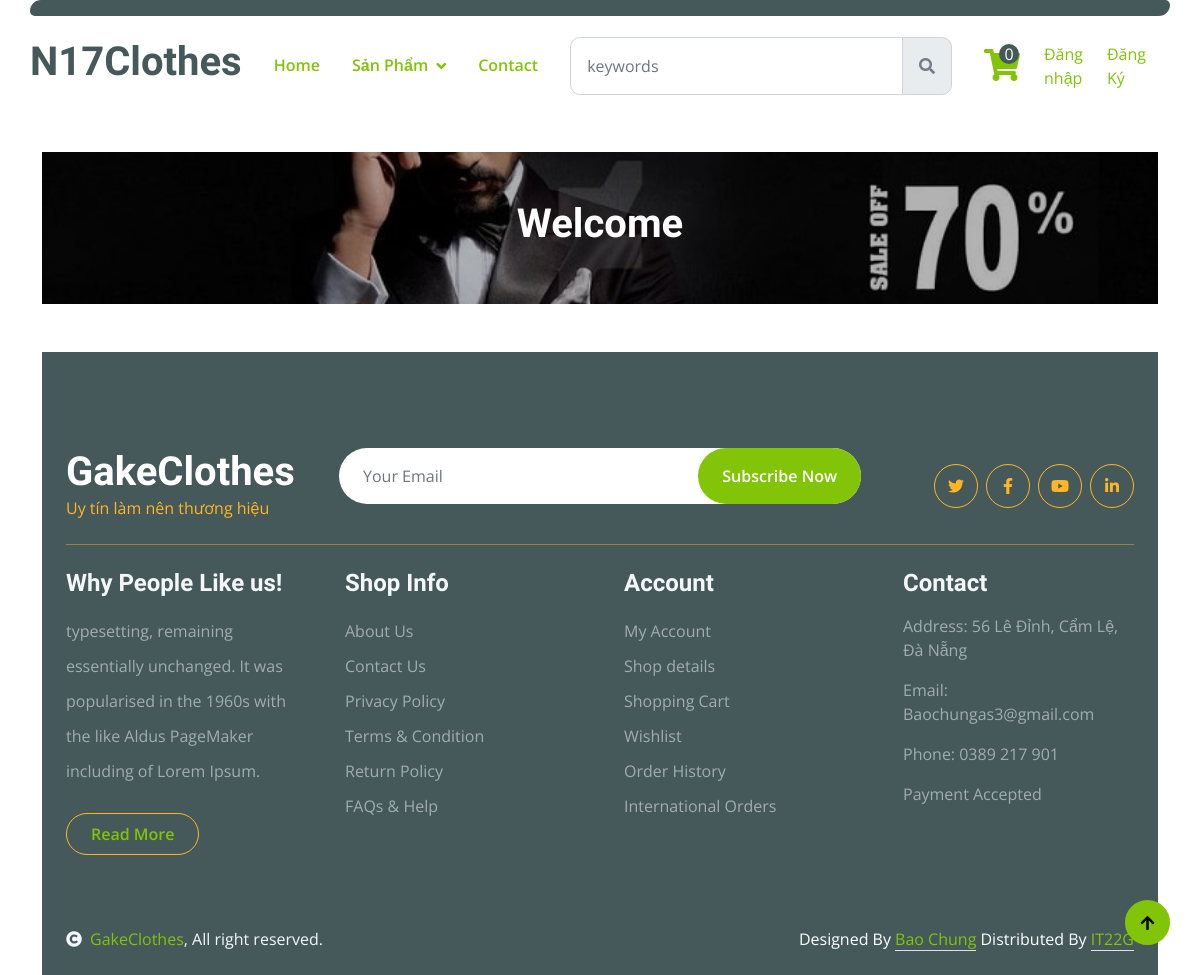
The app's page /details/?id=12, older data.
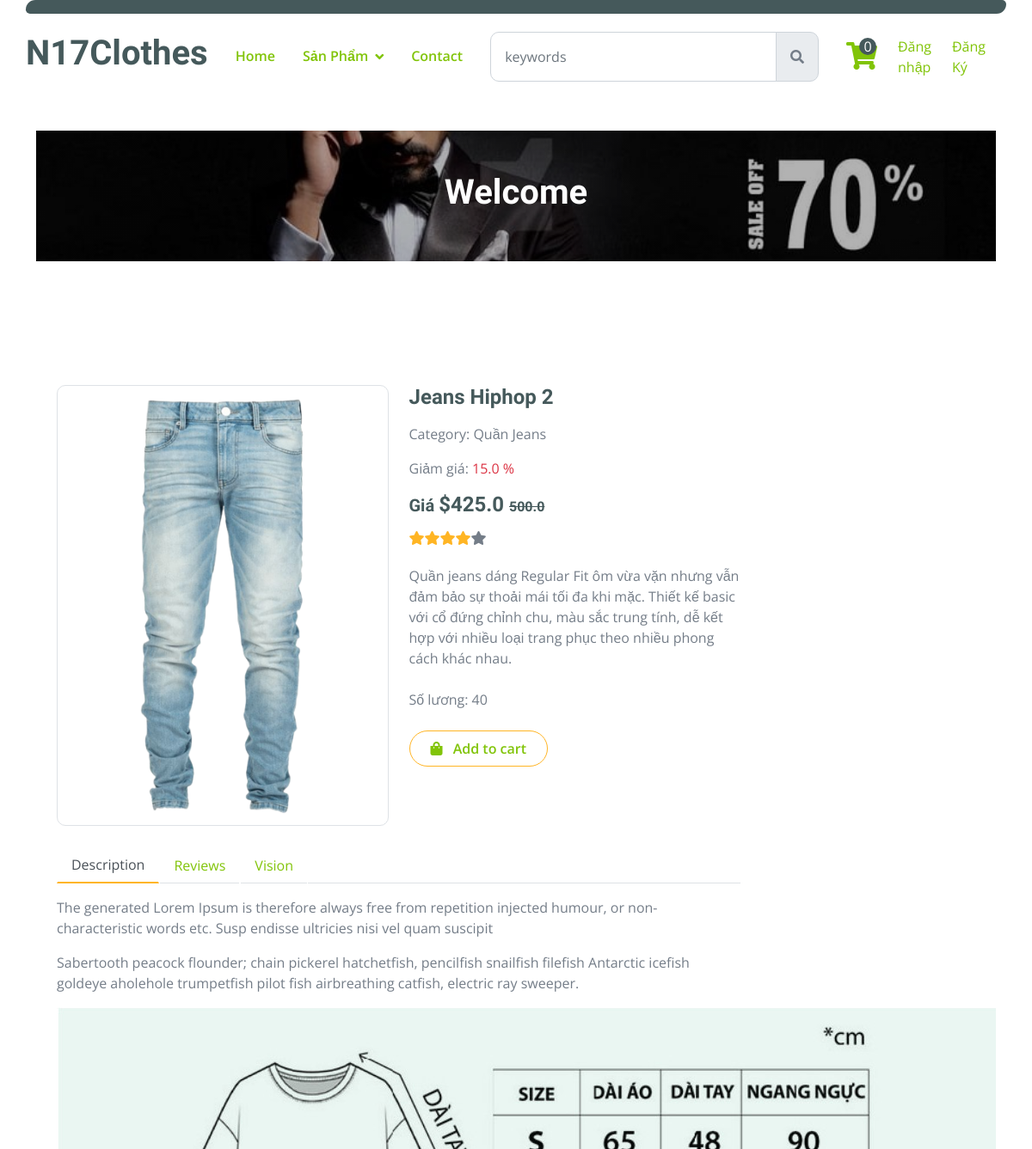
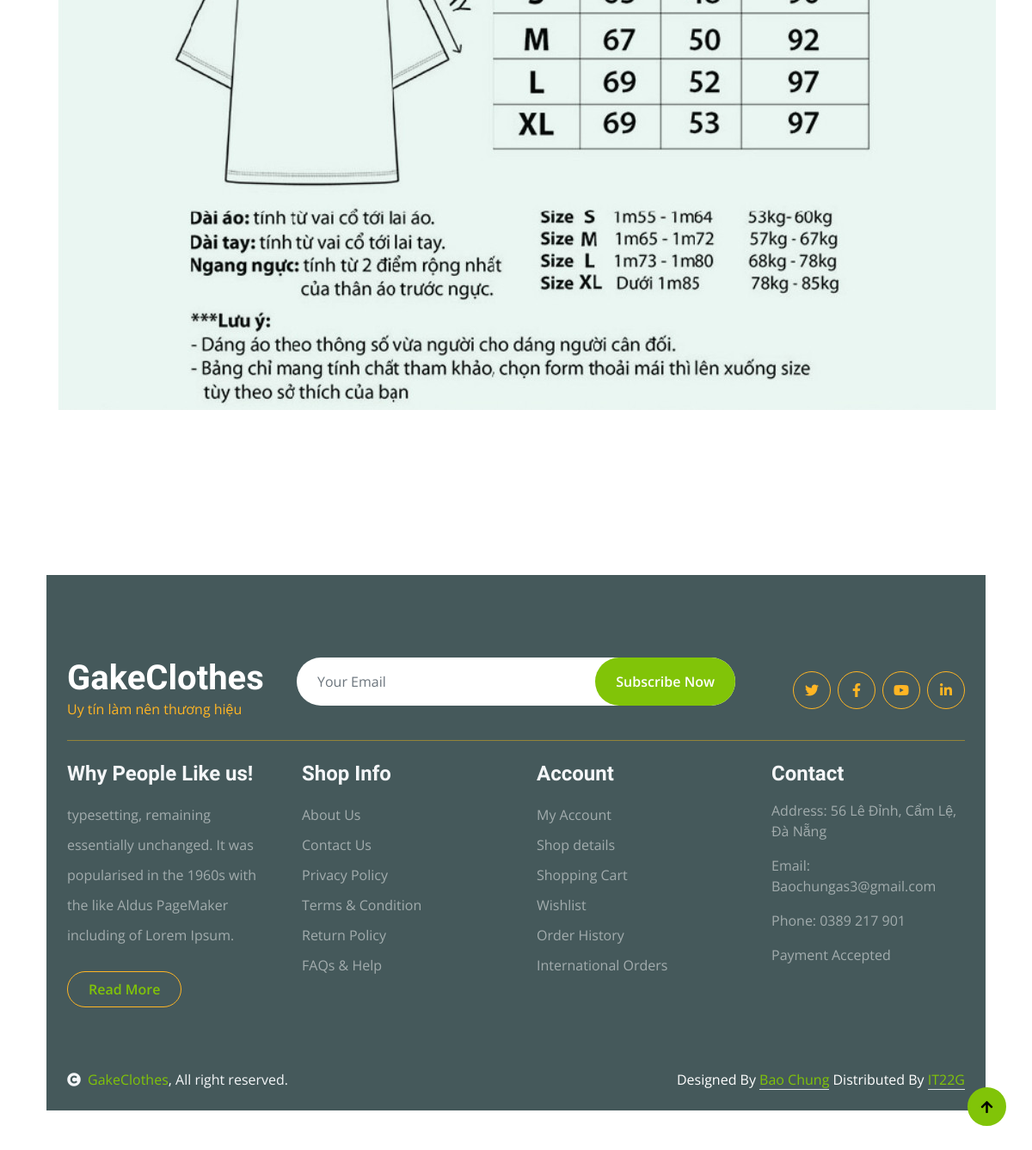
The same page, newer data (2 pictures, top to bottom).
### app/models.py (models this page shows, shortened)
class Product(models.Model):
    name = models.CharField(max_length=200, null=True)
    price = models.FloatField()
    quantity = models.IntegerField(default = 0, null = True, blank = True)
    discount = models.FloatField()
    image = models.ImageField(null=True, blank=True, upload_to='products_pics')
    category = models.ForeignKey(Category, on_delete=models.SET_NULL, null=True, blank= True)
    description = models.CharField(max_length=1000, null=True)
    date = models.DateTimeField(auto_now_add=True)
    @property
    def ImageURL(self):
        try:
            url = self.image.url
        except:
            url = ''
        return url
    @property
    def lastPrice(self):
        return round(self.price - (self.price * self.discount) / 100, 2)

class Category(models.Model):
    name = models.CharField(max_length=200, null=True)
    slug = models.SlugField(max_length = 200, unique = True)
    def __str__(self):
        return self.name

### app/views.py (the view)
# urls.py: path("details/", views.detailsProduct, name="details"),
def detailsProduct(request):
    if request.user.is_authenticated:
        customer = request.user
        order, created = Order.objects.get_or_create(customer = customer, complete = False)
        items = order.orderitem_set.all()
        cartItems = order.get_cart_items
    else:
        items= []
        order = {"get_cart_items":0,"get_cart_total":0 }
        cartItems = order['get_cart_items']
    id = request.GET.get('id', '')
    products = Product.objects.filter(id=id)
    form = CommentForm()
    if request.method == 'POST':
        form = CommentForm(request.POST, author = request.user, product = products)
        if form.is_valid():
            form.save()
            return HttpResponseRedirect(request.META.get('HTTP_REFERER', '/'))
    categories = Category.objects.all()
    context = {'products' : products,'form':form, 'cartItems':cartItems, "categories": categories   }
    return render(request, "app/product-details.html",context)

### app/forms.py (shortened to what this page needs)
class CommentForm(forms.ModelForm):
    def __init__(self, *args, **kwargs):
        self.author = kwargs.pop('author', None)
        self.product = kwargs.pop('product', None)
        super().__init__(*args, **kwargs)
    class Meta:
        model = Comment
        fields = ["body"]

### app/templates/app/product-details.html (shortened to what the changed rows need)
{% extends "app/base.html" %}
{% load static %}
{% block details_content %}
{% for product in products %}
<div class="container-fluid py-5 mt-5">
    <div class="container py-5">
      <div class="row g-4 mb-5">
        <div class="col-lg-8 col-xl-9">
          <div class="row g-4">
            <div class="col-lg-6">
              <div class="border rounded">
                <a href="#">
                  <img
                    src="{{product.ImageURL}}"
                    class="img-fluid rounded"
                    alt="Image"
                  />
                </a>
              </div>
            </div>
            <div class="col-lg-6">
              <h4 class="fw-bold mb-3">{{product.name}}</h4>
              <p class="mb-3">Category:
               <span>{{product.category}}</span
            </p>
            {% if product.discount %}
            <p class="mb-3">Giảm giá:
              <span class = "text-danger"> {{product.discount}} %</span>
          </p>
            <h5 class=" mb-3"> Giá <strong class="fs-4">${{product.lastPrice}} </strong> <span class = "text-decoration-line-through fs-6 "> {{product.price}}</span></h5>
            {% else %}
              <h5 class=" mb-3"> Giá <span class = " fs-6 "> {{product.price}}</span></h5>
            {% endif %}
              <div class="d-flex mb-4">
                <i class="fa fa-star text-secondary"></i>
                <i class="fa fa-star text-secondary"></i>
                <i class="fa fa-star text-secondary"></i>
                <i class="fa fa-star text-secondary"></i>
                <i class="fa fa-star"></i>
              </div>
              <p class="mb-4">
                {{product.description}}
              </p>
              {% if product.quantity == 0 %}
              <p class="mb-4">
                Số lương: {{product.quantity}}
              </p>
              <p class="text-danger" style="font-weight: bold;">Hết hàng</p>
              {% else %}
              <p class="mb-4">
                Số lương: {{product.quantity}}
              </p>
              <a
                href="#"
                data-product="{{product.id}}"
                data-action="add"
                class="btn border border-secondary rounded-pill px-4 py-2 mb-4 text-primary updated-cart"
                ><i class="fa fa-shopping-bag me-2 text-primary"></i> Add to
                cart</a
              >
              {% endif %}
            </div>
            <div class="col-lg-12">
              <nav>
                <div class="nav nav-tabs mb-3">
                  <button
                    class="nav-link active border-white border-bottom-0"
                    type="button"
                    role="tab"
                    id="nav-about-tab"
                    data-bs-toggle="tab"
                    data-bs-target="#nav-about"
                    aria-controls="nav-about"
                    aria-selected="true"
                  >
                    Description
                  </button>
                  <button
                    class="nav-link border-white border-bottom-0"
                    type="button"
                    role="tab"
                    id="nav-mission-tab"
                    data-bs-toggle="tab"
                    data-bs-target="#nav-mission"
                    aria-controls="nav-mission"
                    aria-selected="false"
                  >
                    Reviews
                  </button>
                  <button
                    class="nav-link border-white border-bottom-0"
                    type="button"
                    role="tab"
                    id="nav-vision-tab"
                    data-bs-toggle="tab"
                    data-bs-target="#nav-vision"
                    aria-controls="nav-vision"
                    aria-selected="false"
                  >
                    Vision
                  </button>
                </div>
              </nav>
              <div class="tab-content mb-5">
                <div
                  class="tab-pane active"
                  id="nav-about"
                  role="tabpanel"
                  aria-labelledby="nav-about-tab"
                >
                  <p>
                    The generated Lorem Ipsum is therefore always free from
                    repetition injected humour, or non-characteristic words etc.
                    Susp endisse ultricies nisi vel quam suscipit
                  </p>
                  <p>
                    Sabertooth peacock flounder; chain pickerel hatchetfish,
                    pencilfish snailfish filefish Antarctic icefish goldeye
                    aholehole trumpetfish pilot fish airbreathing catfish,
                    electric ray sweeper.
                  </p>
                  <img
                    src="{% static 'app/clothes/img/anh-size-ao-quan.jpg'%}"
                    class=""
                    alt=""
                  />
                </div>
          </div>
        </div>
      </div>
    </div>
  </div>
</div>
{% endfor %}
{% endblock details_content %}

Row changes from the older to the newer data that the page shows:
added Product: ImageURL (picture), name "Jeans Hiphop 2", category "Quần Jeans", discount "15.0", lastPrice "425.0", price "500.0", description "Quần jeans dáng Regular Fit ôm vừa vặn nhưng vẫn đảm bảo sự thoải mái tối đa khi mặc. Thiết kế basic với cổ đứng chỉnh chu, màu sắc trung tính, dễ kết hợp với nhiều loại trang phục theo nhiều phong cách khác nhau.", quantity "40"
